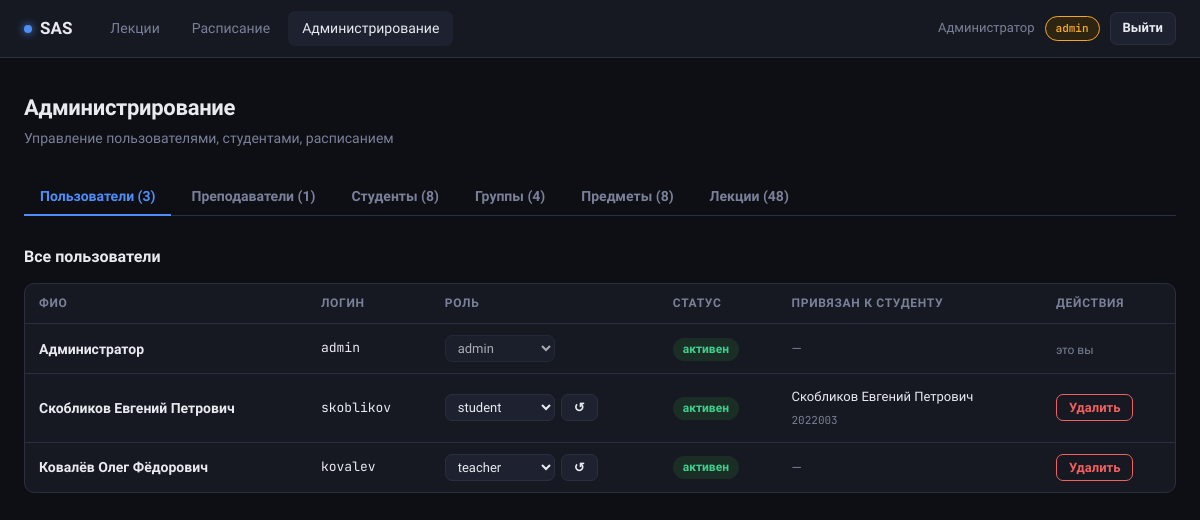
The page /admin (signed in) on the database its author committed.
### models.py (models this page shows, shortened)
class User(UserMixin, db.Model):
    __tablename__ = 'users'
    id            = db.Column(db.Integer, primary_key=True)
    username      = db.Column(db.String(50), unique=True, nullable=False)
    password_hash = db.Column(db.String(255), nullable=False)
    full_name     = db.Column(db.String(100), nullable=False)
    role          = db.Column(db.String(20), nullable=False, default='student')
    approved      = db.Column(db.Boolean, default=False)
    student_id    = db.Column(db.Integer, db.ForeignKey('students.id'), nullable=True)
    def is_admin(self):    return self.role == 'admin'

class Student(db.Model):
    __tablename__ = 'students'
    id             = db.Column(db.Integer, primary_key=True)
    rfid_uid       = db.Column(db.String(50), unique=True, nullable=False)
    full_name      = db.Column(db.String(100), nullable=False)
    student_number = db.Column(db.String(20), unique=True, nullable=False)
    group_id       = db.Column(db.Integer, db.ForeignKey('groups.id'), nullable=False)
    active         = db.Column(db.Boolean, default=True)
    user_id        = db.Column(db.Integer, db.ForeignKey('users.id'), nullable=True)
    user = db.relationship(
        'User',
        foreign_keys=[user_id],
        backref=db.backref('student_record', uselist=False)
    )
    attendances = db.relationship('Attendance', backref='student', lazy=True)

### app.py (the view)
@app.route('/admin')
@login_required
@admin_required
def admin_panel():
    users    = User.query.order_by(User.approved, User.role).all()
    students = Student.query.order_by(Student.full_name).all()
    groups   = Group.query.all()
    subjects = Subject.query.all()
    lectures = Lecture.query.order_by(Lecture.date.desc()).all()
    teachers = User.query.filter_by(role='teacher', approved=True).all()
    return render_template('admin.html',
                           users=users, students=students, groups=groups,
                           subjects=subjects, lectures=lectures, teachers=teachers)

### app.py (called while the page is built)
@login_manager.user_loader
def load_user(user_id):
    return User.query.get(int(user_id))

def admin_required(f):
    @wraps(f)
    def decorated(*args, **kwargs):
        if not current_user.is_authenticated or not current_user.is_admin():
            abort(403)
        return f(*args, **kwargs)
    return decorated

@app.context_processor
def inject_globals():
    return {'now': datetime.now()}

### models.py (called while the page is built)
    def attended_count(self):
        return sum(1 for a in self.attendances if a.source != 'absent')

### templates/admin.html (shortened to what this page needs)
{% extends 'base.html' %}
{% block content %}
<div class="page-header">
  <div>
    <h1>Администрирование</h1>
    <div class="sub">Управление пользователями, студентами, расписанием</div>
  </div>
</div>
{% set pending = users|selectattr('approved', 'equalto', false)|list %}
<div class="tabs">
  <button class="tab-btn active" onclick="showTab('users')">
    Пользователи ({{ users|length }})
  </button>
  <button class="tab-btn" onclick="showTab('teachers')">
    Преподаватели ({{ teachers|length }})
  </button>
  <button class="tab-btn" onclick="showTab('students')">Студенты ({{ students|length }})</button>
  <button class="tab-btn" onclick="showTab('groups')">Группы ({{ groups|length }})</button>
  <button class="tab-btn" onclick="showTab('subjects')">Предметы ({{ subjects|length }})</button>
  <button class="tab-btn" onclick="showTab('lectures')">Лекции ({{ lectures|length }})</button>
</div>
<div id="tab-users" class="tab-content">
  <div class="section">
    <div class="section-header"><h2>Все пользователи</h2></div>
    <div class="card" style="padding:0;overflow:hidden">
      <table>
        <thead>
          <tr><th>ФИО</th><th>Логин</th><th>Роль</th><th>Статус</th><th>Привязан к студенту</th><th>Действия</th></tr>
        </thead>
        <tbody>
          {% for u in users if u.approved %}
          <tr>
            <td style="font-weight:600">{{ u.full_name }}</td>
            <td class="mono">{{ u.username }}</td>
            <td>
              <form method="POST" action="{{ url_for('change_role', uid=u.id) }}"
                    style="display:flex;gap:6px;align-items:center">
                <select name="role" style="min-width:110px;padding:4px 8px;font-size:13px"
                        {{ 'disabled' if u.id == current_user.id else '' }}>
                  <option value="student" {{ 'selected' if u.role=='student' }}>student</option>
                  <option value="teacher" {{ 'selected' if u.role=='teacher' }}>teacher</option>
                  <option value="admin"   {{ 'selected' if u.role=='admin'   }}>admin</option>
                </select>
                {% if u.id != current_user.id %}
                <button class="btn btn-ghost btn-sm">↺</button>
                {% endif %}
              </form>
            </td>
            <td>
              {% if u.approved %}
                <span class="pill pill-green">активен</span>
              {% else %}
                <span class="pill pill-amber">ожидает</span>
              {% endif %}
            </td>
            <td>
              {% if u.student_record %}
                <span style="font-size:13px">{{ u.student_record.full_name }}</span><br>
                <span class="mono" style="font-size:11px;color:var(--muted)">{{ u.student_record.student_number }}</span>
              {% else %}
                <span style="color:var(--muted);font-size:13px">—</span>
              {% endif %}
            </td>
            <td>
              {% if u.id != current_user.id %}
              <form method="POST" action="{{ url_for('delete_user', uid=u.id) }}"
                    onsubmit="return confirm('Удалить пользователя {{ u.full_name }}?')">
                <button class="btn btn-danger btn-sm">Удалить</button>
              </form>
              {% else %}
              <span style="font-size:12px;color:var(--muted)">это вы</span>
              {% endif %}
            </td>
          </tr>
          {% endfor %}
        </tbody>
      </table>
    </div>
  </div>
</div>
      {% set teacher_list = teachers %}
{% endblock %}

### templates/base.html (shortened to what this page needs)
<!DOCTYPE html>
<html lang="ru">
<head>
</head>
<body>
{% if current_user.is_authenticated %}
<nav>
  <a href="{{ url_for('dashboard') }}" class="nav-logo">
    <span class="dot"></span> SAS
  </a>
  <div class="nav-links">
    {% if current_user.role in ('teacher', 'admin') %}
    <a href="{{ url_for('teacher_dashboard') }}"
       class="{{ 'active' if request.endpoint in ('teacher_dashboard', 'lecture_detail') else '' }}">Лекции</a>
    {% endif %}
    <a href="{{ url_for('student_schedule') }}"
       class="{{ 'active' if request.endpoint == 'student_schedule' else '' }}">Расписание</a>
    {% if current_user.is_admin() %}
    <a href="{{ url_for('admin_panel') }}"
       class="{{ 'active' if request.endpoint == 'admin_panel' else '' }}">Администрирование</a>
    {% endif %}
  </div>
  <div class="nav-user">
    <span>{{ current_user.full_name }}</span>
    <span class="role-badge {{ current_user.role }}">{{ current_user.role }}</span>
    <a href="{{ url_for('logout') }}" class="btn btn-ghost btn-sm">Выйти</a>
  </div>
</nav>
{% endif %}
<main>{% block content %}{% endblock %}</main>
</body>
</html>

### templates/base.html (style rules this page uses)
*, *::before, *::after { box-sizing: border-box; margin: 0; padding: 0; }
:root { --bg: #0d0f14; --bg2: #161921; --bg3: #1e2230; --border: #2a2f3f; --text: #e8eaf0; --muted: #7a8099; --accent: #4f8ef7; --green: #3ecf8e; --red: #f06060; --amber: #f5a623; --purple: #a78bfa; --radius: 10px; --font: 'Golos Text', sans-serif; --mono: 'JetBrains Mono', monospace; }
html, body { height: 100%; }
body { font-family: var(--font); background: var(--bg); color: var(--text); font-size: 15px; line-height: 1.6; display: flex; flex-direction: column; min-height: 100vh; }
a { color: var(--accent); text-decoration: none; }
nav { background: var(--bg2); border-bottom: 1px solid var(--border); padding: 0 24px; height: 58px; display: flex; align-items: center; gap: 24px; position: sticky; top: 0; z-index: 100; }
.nav-logo { font-weight: 700; font-size: 17px; color: var(--text); display: flex; align-items: center; gap: 8px; text-decoration: none; }
.nav-logo .dot { width: 8px; height: 8px; background: var(--accent); border-radius: 50%; box-shadow: 0 0 8px var(--accent); }
.nav-links { display: flex; gap: 4px; flex: 1; }
.nav-links a { color: var(--muted); padding: 6px 14px; border-radius: 7px; font-size: 14px; font-weight: 500; transition: all .15s; }
.nav-links a:hover, .nav-links a.active { color: var(--text); background: var(--bg3); opacity: 1; }
.nav-user { display: flex; align-items: center; gap: 10px; font-size: 13px; color: var(--muted); }
.role-badge { padding: 3px 10px; border-radius: 20px; font-size: 11px; font-family: var(--mono); font-weight: 600; border: 1px solid; }
.role-badge.admin { color: var(--amber); border-color: var(--amber); background: #2e2412; }
main { flex: 1; padding: 32px 24px; max-width: 1200px; width: 100%; margin: 0 auto; }
.card { background: var(--bg2); border: 1px solid var(--border); border-radius: var(--radius); padding: 20px 24px; }
table { width: 100%; border-collapse: collapse; }
th { text-align: left; padding: 10px 14px; font-size: 12px; text-transform: uppercase; letter-spacing: 0.7px; color: var(--muted); border-bottom: 1px solid var(--border); font-weight: 600; }
td { padding: 11px 14px; border-bottom: 1px solid var(--border); font-size: 14px; vertical-align: middle; }
tr:last-child td { border-bottom: none; }
input[type="text"], input[type="password"], input[type="datetime-local"], input[type="email"], select, textarea { background: var(--bg3); border: 1px solid var(--border); color: var(--text); padding: 8px 12px; border-radius: 7px; font-family: var(--font); font-size: 14px; outline: none; transition: border-color .15s; min-width: 180px; }
.btn { padding: 8px 18px; border-radius: 7px; border: none; font-family: var(--font); font-size: 14px; font-weight: 600; cursor: pointer; transition: all .15s; display: inline-flex; align-items: center; gap: 6px; text-decoration: none; }
.btn-danger { background: transparent; border: 1px solid var(--red); color: var(--red); }
.btn-ghost { background: var(--bg3); color: var(--text); border: 1px solid var(--border); }
.btn-sm { padding: 5px 12px; font-size: 13px; }
.pill { display: inline-block; padding: 2px 10px; border-radius: 20px; font-size: 12px; font-weight: 600; }
.pill-green { background: #1a2e26; color: var(--green); }
.page-header { display: flex; align-items: flex-start; justify-content: space-between; margin-bottom: 28px; gap: 16px; flex-wrap: wrap; }
.page-header h1 { font-size: 22px; font-weight: 700; letter-spacing: -0.3px; }
.page-header .sub { font-size: 14px; color: var(--muted); margin-top: 2px; }
.section { margin-bottom: 36px; }
.section-header { display: flex; align-items: center; justify-content: space-between; margin-bottom: 14px; }
.section-header h2 { font-size: 16px; font-weight: 600; }
.tabs { display: flex; gap: 4px; border-bottom: 1px solid var(--border); margin-bottom: 28px; }
.tab-btn { background: none; border: none; border-bottom: 2px solid transparent; padding: 10px 16px; font-family: var(--font); font-size: 14px; font-weight: 600; color: var(--muted); cursor: pointer; transition: all .15s; margin-bottom: -1px; }
.tab-btn.active { color: var(--accent); border-bottom-color: var(--accent); }
.mono { font-family: var(--mono); font-size: 13px; }

### rows shown on the page
User: full_name "Администратор", role "admin", username "admin", approved "активен", shows "это вы"
User: full_name "Скобликов Евгений Петрович", username "skoblikov", approved "активен", student_record.full_name "Скобликов Евгений Петрович", student_record.student_number "2022003"
User: full_name "Ковалёв Олег Фёдорович", username "kovalev", approved "активен"

### other values the page prints
{{ users|length }} "3"
{{ teachers|length }} "1"
{{ students|length }} "8"
{{ groups|length }} "4"
{{ subjects|length }} "8"
{{ lectures|length }} "48"
